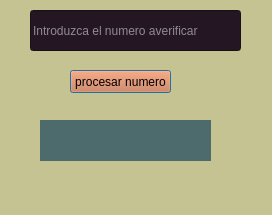
<?xml version="1.0" encoding="UTF-8"?>
<ui version="4.0">
 <class>Dialog</class>
 <widget class="QDialog" name="Dialog">
  <property name="geometry">
   <rect>
    <x>0</x>
    <y>0</y>
    <width>272</width>
    <height>215</height>
   </rect>
  </property>
  <property name="windowTitle">
   <string>Numero par</string>
  </property>
  <property name="styleSheet">
   <string notr="true">background-color: rgb(197, 195, 146);</string>
  </property>
  <widget class="QLineEdit" name="txt_numero">
   <property name="geometry">
    <rect>
     <x>30</x>
     <y>10</y>
     <width>211</width>
     <height>41</height>
    </rect>
   </property>
   <property name="palette">
    <palette>
     <active>
      <colorrole role="WindowText">
       <brush brushstyle="SolidPattern">
        <color alpha="255">
         <red>255</red>
         <green>255</green>
         <blue>255</blue>
        </color>
       </brush>
      </colorrole>
      <colorrole role="Button">
       <brush brushstyle="SolidPattern">
        <color alpha="255">
         <red>36</red>
         <green>22</green>
         <blue>35</blue>
        </color>
       </brush>
      </colorrole>
      <colorrole role="Light">
       <brush brushstyle="SolidPattern">
        <color alpha="255">
         <red>255</red>
         <green>255</green>
         <blue>255</blue>
        </color>
       </brush>
      </colorrole>
      <colorrole role="Midlight">
       <brush brushstyle="SolidPattern">
        <color alpha="255">
         <red>255</red>
         <green>255</green>
         <blue>255</blue>
        </color>
       </brush>
      </colorrole>
      <colorrole role="Dark">
       <brush brushstyle="SolidPattern">
        <color alpha="255">
         <red>255</red>
         <green>255</green>
         <blue>255</blue>
        </color>
       </brush>
      </colorrole>
      <colorrole role="Mid">
       <brush brushstyle="SolidPattern">
        <color alpha="255">
         <red>255</red>
         <green>255</green>
         <blue>255</blue>
        </color>
       </brush>
      </colorrole>
      <colorrole role="Text">
       <brush brushstyle="SolidPattern">
        <color alpha="255">
         <red>255</red>
         <green>255</green>
         <blue>255</blue>
        </color>
       </brush>
      </colorrole>
      <colorrole role="ButtonText">
       <brush brushstyle="SolidPattern">
        <color alpha="255">
         <red>255</red>
         <green>255</green>
         <blue>255</blue>
        </color>
       </brush>
      </colorrole>
      <colorrole role="Base">
       <brush brushstyle="SolidPattern">
        <color alpha="255">
         <red>36</red>
         <green>22</green>
         <blue>35</blue>
        </color>
       </brush>
      </colorrole>
      <colorrole role="Window">
       <brush brushstyle="SolidPattern">
        <color alpha="255">
         <red>36</red>
         <green>22</green>
         <blue>35</blue>
        </color>
       </brush>
      </colorrole>
      <colorrole role="Shadow">
       <brush brushstyle="SolidPattern">
        <color alpha="255">
         <red>255</red>
         <green>255</green>
         <blue>255</blue>
        </color>
       </brush>
      </colorrole>
      <colorrole role="Highlight">
       <brush brushstyle="SolidPattern">
        <color alpha="255">
         <red>255</red>
         <green>255</green>
         <blue>255</blue>
        </color>
       </brush>
      </colorrole>
      <colorrole role="HighlightedText">
       <brush brushstyle="SolidPattern">
        <color alpha="255">
         <red>254</red>
         <green>254</green>
         <blue>254</blue>
        </color>
       </brush>
      </colorrole>
      <colorrole role="Link">
       <brush brushstyle="SolidPattern">
        <color alpha="255">
         <red>255</red>
         <green>255</green>
         <blue>255</blue>
        </color>
       </brush>
      </colorrole>
      <colorrole role="LinkVisited">
       <brush brushstyle="SolidPattern">
        <color alpha="255">
         <red>255</red>
         <green>255</green>
         <blue>255</blue>
        </color>
       </brush>
      </colorrole>
      <colorrole role="AlternateBase">
       <brush brushstyle="SolidPattern">
        <color alpha="255">
         <red>255</red>
         <green>255</green>
         <blue>255</blue>
        </color>
       </brush>
      </colorrole>
      <colorrole role="ToolTipBase">
       <brush brushstyle="SolidPattern">
        <color alpha="255">
         <red>255</red>
         <green>255</green>
         <blue>255</blue>
        </color>
       </brush>
      </colorrole>
      <colorrole role="ToolTipText">
       <brush brushstyle="SolidPattern">
        <color alpha="255">
         <red>255</red>
         <green>255</green>
         <blue>255</blue>
        </color>
       </brush>
      </colorrole>
      <colorrole role="PlaceholderText">
       <brush brushstyle="SolidPattern">
        <color alpha="128">
         <red>255</red>
         <green>255</green>
         <blue>255</blue>
        </color>
       </brush>
      </colorrole>
     </active>
     <inactive>
      <colorrole role="WindowText">
       <brush brushstyle="SolidPattern">
        <color alpha="255">
         <red>255</red>
         <green>255</green>
         <blue>255</blue>
        </color>
       </brush>
      </colorrole>
      <colorrole role="Button">
       <brush brushstyle="SolidPattern">
        <color alpha="255">
         <red>36</red>
         <green>22</green>
         <blue>35</blue>
        </color>
       </brush>
      </colorrole>
      <colorrole role="Light">
       <brush brushstyle="SolidPattern">
        <color alpha="255">
         <red>36</red>
         <green>22</green>
         <blue>35</blue>
        </color>
       </brush>
      </colorrole>
      <colorrole role="Midlight">
       <brush brushstyle="SolidPattern">
        <color alpha="255">
         <red>36</red>
         <green>22</green>
         <blue>35</blue>
        </color>
       </brush>
      </colorrole>
      <colorrole role="Dark">
       <brush brushstyle="SolidPattern">
        <color alpha="255">
         <red>160</red>
         <green>160</green>
         <blue>160</blue>
        </color>
       </brush>
      </colorrole>
      <colorrole role="Mid">
       <brush brushstyle="SolidPattern">
        <color alpha="255">
         <red>160</red>
         <green>160</green>
         <blue>160</blue>
        </color>
       </brush>
      </colorrole>
      <colorrole role="Text">
       <brush brushstyle="SolidPattern">
        <color alpha="255">
         <red>255</red>
         <green>255</green>
         <blue>255</blue>
        </color>
       </brush>
      </colorrole>
      <colorrole role="ButtonText">
       <brush brushstyle="SolidPattern">
        <color alpha="255">
         <red>255</red>
         <green>255</green>
         <blue>255</blue>
        </color>
       </brush>
      </colorrole>
      <colorrole role="Base">
       <brush brushstyle="SolidPattern">
        <color alpha="255">
         <red>36</red>
         <green>22</green>
         <blue>35</blue>
        </color>
       </brush>
      </colorrole>
      <colorrole role="Window">
       <brush brushstyle="SolidPattern">
        <color alpha="255">
         <red>36</red>
         <green>22</green>
         <blue>35</blue>
        </color>
       </brush>
      </colorrole>
      <colorrole role="Shadow">
       <brush brushstyle="SolidPattern">
        <color alpha="255">
         <red>105</red>
         <green>105</green>
         <blue>105</blue>
        </color>
       </brush>
      </colorrole>
      <colorrole role="Highlight">
       <brush brushstyle="SolidPattern">
        <color alpha="255">
         <red>240</red>
         <green>240</green>
         <blue>240</blue>
        </color>
       </brush>
      </colorrole>
      <colorrole role="HighlightedText">
       <brush brushstyle="SolidPattern">
        <color alpha="255">
         <red>254</red>
         <green>254</green>
         <blue>254</blue>
        </color>
       </brush>
      </colorrole>
      <colorrole role="Link">
       <brush brushstyle="SolidPattern">
        <color alpha="255">
         <red>0</red>
         <green>0</green>
         <blue>255</blue>
        </color>
       </brush>
      </colorrole>
      <colorrole role="LinkVisited">
       <brush brushstyle="SolidPattern">
        <color alpha="255">
         <red>255</red>
         <green>0</green>
         <blue>255</blue>
        </color>
       </brush>
      </colorrole>
      <colorrole role="AlternateBase">
       <brush brushstyle="SolidPattern">
        <color alpha="255">
         <red>246</red>
         <green>246</green>
         <blue>246</blue>
        </color>
       </brush>
      </colorrole>
      <colorrole role="ToolTipBase">
       <brush brushstyle="SolidPattern">
        <color alpha="255">
         <red>255</red>
         <green>255</green>
         <blue>220</blue>
        </color>
       </brush>
      </colorrole>
      <colorrole role="ToolTipText">
       <brush brushstyle="SolidPattern">
        <color alpha="255">
         <red>0</red>
         <green>0</green>
         <blue>0</blue>
        </color>
       </brush>
      </colorrole>
      <colorrole role="PlaceholderText">
       <brush brushstyle="SolidPattern">
        <color alpha="128">
         <red>255</red>
         <green>255</green>
         <blue>255</blue>
        </color>
       </brush>
      </colorrole>
     </inactive>
     <disabled>
      <colorrole role="WindowText">
       <brush brushstyle="SolidPattern">
        <color alpha="255">
         <red>255</red>
         <green>255</green>
         <blue>255</blue>
        </color>
       </brush>
      </colorrole>
      <colorrole role="Button">
       <brush brushstyle="SolidPattern">
        <color alpha="255">
         <red>36</red>
         <green>22</green>
         <blue>35</blue>
        </color>
       </brush>
      </colorrole>
      <colorrole role="Light">
       <brush brushstyle="SolidPattern">
        <color alpha="255">
         <red>36</red>
         <green>22</green>
         <blue>35</blue>
        </color>
       </brush>
      </colorrole>
      <colorrole role="Midlight">
       <brush brushstyle="SolidPattern">
        <color alpha="255">
         <red>36</red>
         <green>22</green>
         <blue>35</blue>
        </color>
       </brush>
      </colorrole>
      <colorrole role="Dark">
       <brush brushstyle="SolidPattern">
        <color alpha="255">
         <red>160</red>
         <green>160</green>
         <blue>160</blue>
        </color>
       </brush>
      </colorrole>
      <colorrole role="Mid">
       <brush brushstyle="SolidPattern">
        <color alpha="255">
         <red>160</red>
         <green>160</green>
         <blue>160</blue>
        </color>
       </brush>
      </colorrole>
      <colorrole role="Text">
       <brush brushstyle="SolidPattern">
        <color alpha="255">
         <red>255</red>
         <green>255</green>
         <blue>255</blue>
        </color>
       </brush>
      </colorrole>
      <colorrole role="ButtonText">
       <brush brushstyle="SolidPattern">
        <color alpha="255">
         <red>255</red>
         <green>255</green>
         <blue>255</blue>
        </color>
       </brush>
      </colorrole>
      <colorrole role="Base">
       <brush brushstyle="SolidPattern">
        <color alpha="255">
         <red>36</red>
         <green>22</green>
         <blue>35</blue>
        </color>
       </brush>
      </colorrole>
      <colorrole role="Window">
       <brush brushstyle="SolidPattern">
        <color alpha="255">
         <red>36</red>
         <green>22</green>
         <blue>35</blue>
        </color>
       </brush>
      </colorrole>
      <colorrole role="Shadow">
       <brush brushstyle="SolidPattern">
        <color alpha="255">
         <red>0</red>
         <green>0</green>
         <blue>0</blue>
        </color>
       </brush>
      </colorrole>
      <colorrole role="Highlight">
       <brush brushstyle="SolidPattern">
        <color alpha="255">
         <red>0</red>
         <green>120</green>
         <blue>215</blue>
        </color>
       </brush>
      </colorrole>
      <colorrole role="HighlightedText">
       <brush brushstyle="SolidPattern">
        <color alpha="255">
         <red>254</red>
         <green>254</green>
         <blue>254</blue>
        </color>
       </brush>
      </colorrole>
      <colorrole role="Link">
       <brush brushstyle="SolidPattern">
        <color alpha="255">
         <red>0</red>
         <green>0</green>
         <blue>255</blue>
        </color>
       </brush>
      </colorrole>
      <colorrole role="LinkVisited">
       <brush brushstyle="SolidPattern">
        <color alpha="255">
         <red>255</red>
         <green>0</green>
         <blue>255</blue>
        </color>
       </brush>
      </colorrole>
      <colorrole role="AlternateBase">
       <brush brushstyle="SolidPattern">
        <color alpha="255">
         <red>246</red>
         <green>246</green>
         <blue>246</blue>
        </color>
       </brush>
      </colorrole>
      <colorrole role="ToolTipBase">
       <brush brushstyle="SolidPattern">
        <color alpha="255">
         <red>255</red>
         <green>255</green>
         <blue>220</blue>
        </color>
       </brush>
      </colorrole>
      <colorrole role="ToolTipText">
       <brush brushstyle="SolidPattern">
        <color alpha="255">
         <red>0</red>
         <green>0</green>
         <blue>0</blue>
        </color>
       </brush>
      </colorrole>
      <colorrole role="PlaceholderText">
       <brush brushstyle="SolidPattern">
        <color alpha="128">
         <red>0</red>
         <green>0</green>
         <blue>0</blue>
        </color>
       </brush>
      </colorrole>
     </disabled>
    </palette>
   </property>
   <property name="styleSheet">
    <string notr="true">background-color: rgb(36, 22, 35);
color: rgb(255, 255, 255);</string>
   </property>
   <property name="placeholderText">
    <string>Introduzca el numero averificar</string>
   </property>
  </widget>
  <widget class="QPushButton" name="btn_calcular">
   <property name="geometry">
    <rect>
     <x>70</x>
     <y>70</y>
     <width>101</width>
     <height>23</height>
    </rect>
   </property>
   <property name="palette">
    <palette>
     <active>
      <colorrole role="Button">
       <brush brushstyle="SolidPattern">
        <color alpha="255">
         <red>213</red>
         <green>111</green>
         <blue>61</blue>
        </color>
       </brush>
      </colorrole>
      <colorrole role="Text">
       <brush brushstyle="SolidPattern">
        <color alpha="255">
         <red>36</red>
         <green>22</green>
         <blue>35</blue>
        </color>
       </brush>
      </colorrole>
      <colorrole role="Base">
       <brush brushstyle="SolidPattern">
        <color alpha="255">
         <red>213</red>
         <green>111</green>
         <blue>61</blue>
        </color>
       </brush>
      </colorrole>
      <colorrole role="Window">
       <brush brushstyle="SolidPattern">
        <color alpha="255">
         <red>213</red>
         <green>111</green>
         <blue>61</blue>
        </color>
       </brush>
      </colorrole>
      <colorrole role="PlaceholderText">
       <brush brushstyle="SolidPattern">
        <color alpha="128">
         <red>36</red>
         <green>22</green>
         <blue>35</blue>
        </color>
       </brush>
      </colorrole>
     </active>
     <inactive>
      <colorrole role="Button">
       <brush brushstyle="SolidPattern">
        <color alpha="255">
         <red>213</red>
         <green>111</green>
         <blue>61</blue>
        </color>
       </brush>
      </colorrole>
      <colorrole role="Text">
       <brush brushstyle="SolidPattern">
        <color alpha="255">
         <red>36</red>
         <green>22</green>
         <blue>35</blue>
        </color>
       </brush>
      </colorrole>
      <colorrole role="Base">
       <brush brushstyle="SolidPattern">
        <color alpha="255">
         <red>213</red>
         <green>111</green>
         <blue>61</blue>
        </color>
       </brush>
      </colorrole>
      <colorrole role="Window">
       <brush brushstyle="SolidPattern">
        <color alpha="255">
         <red>213</red>
         <green>111</green>
         <blue>61</blue>
        </color>
       </brush>
      </colorrole>
      <colorrole role="PlaceholderText">
       <brush brushstyle="SolidPattern">
        <color alpha="128">
         <red>36</red>
         <green>22</green>
         <blue>35</blue>
        </color>
       </brush>
      </colorrole>
     </inactive>
     <disabled>
      <colorrole role="Button">
       <brush brushstyle="SolidPattern">
        <color alpha="255">
         <red>213</red>
         <green>111</green>
         <blue>61</blue>
        </color>
       </brush>
      </colorrole>
      <colorrole role="Text">
       <brush brushstyle="SolidPattern">
        <color alpha="255">
         <red>120</red>
         <green>120</green>
         <blue>120</blue>
        </color>
       </brush>
      </colorrole>
      <colorrole role="Base">
       <brush brushstyle="SolidPattern">
        <color alpha="255">
         <red>213</red>
         <green>111</green>
         <blue>61</blue>
        </color>
       </brush>
      </colorrole>
      <colorrole role="Window">
       <brush brushstyle="SolidPattern">
        <color alpha="255">
         <red>213</red>
         <green>111</green>
         <blue>61</blue>
        </color>
       </brush>
      </colorrole>
      <colorrole role="PlaceholderText">
       <brush brushstyle="SolidPattern">
        <color alpha="128">
         <red>0</red>
         <green>0</green>
         <blue>0</blue>
        </color>
       </brush>
      </colorrole>
     </disabled>
    </palette>
   </property>
   <property name="styleSheet">
    <string notr="true">
background-color: rgb(213, 111, 61);</string>
   </property>
   <property name="text">
    <string>procesar numero</string>
   </property>
  </widget>
  <widget class="QLabel" name="txt_resultado">
   <property name="geometry">
    <rect>
     <x>40</x>
     <y>120</y>
     <width>171</width>
     <height>41</height>
    </rect>
   </property>
   <property name="styleSheet">
    <string notr="true">background-color: rgb(77, 106, 109);
font: 8pt &quot;MS Shell Dlg 2&quot;;
color: rgb(255, 255, 255);</string>
   </property>
   <property name="text">
    <string/>
   </property>
  </widget>
 </widget>
 <resources/>
 <connections/>
</ui>
